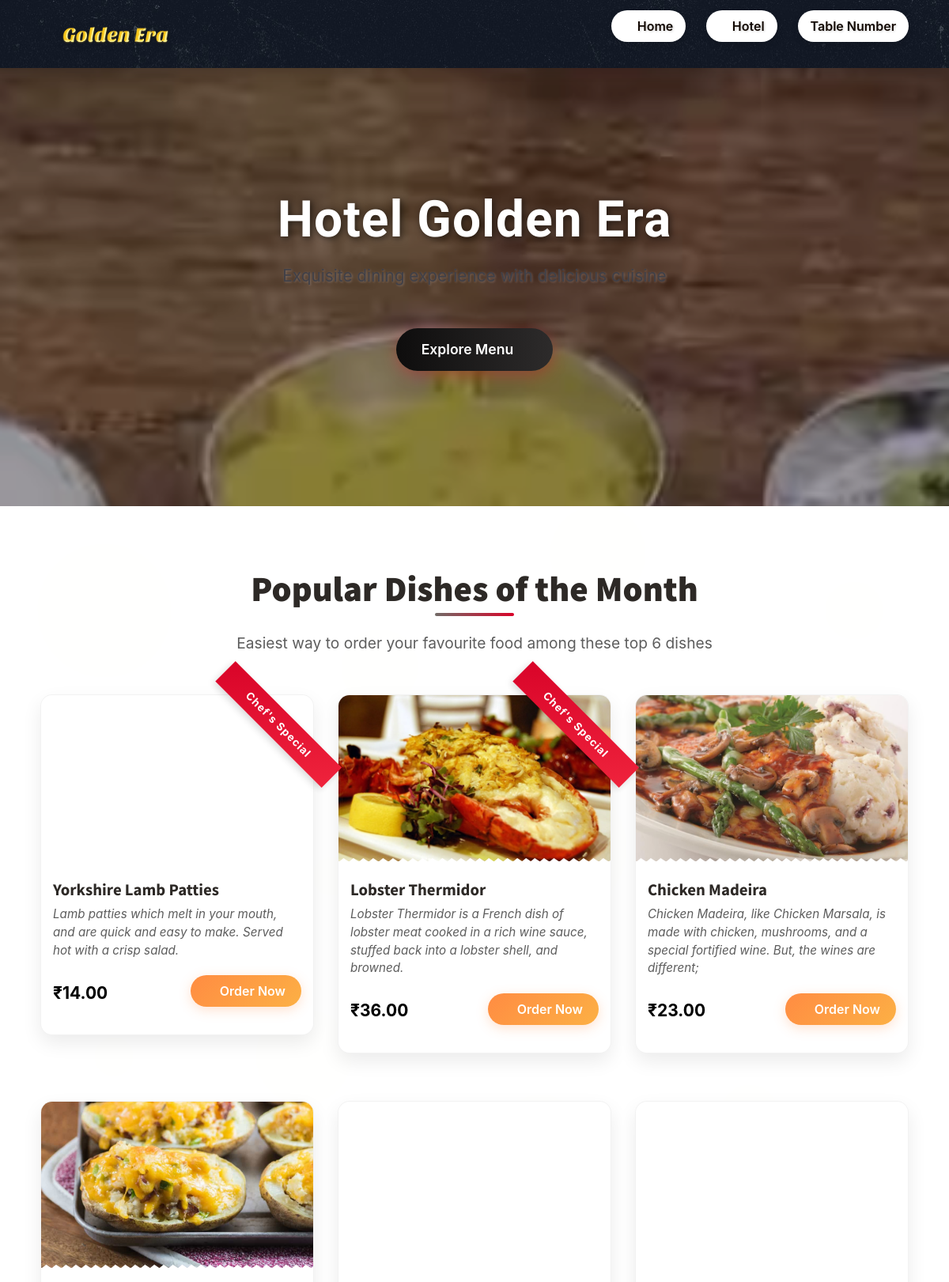
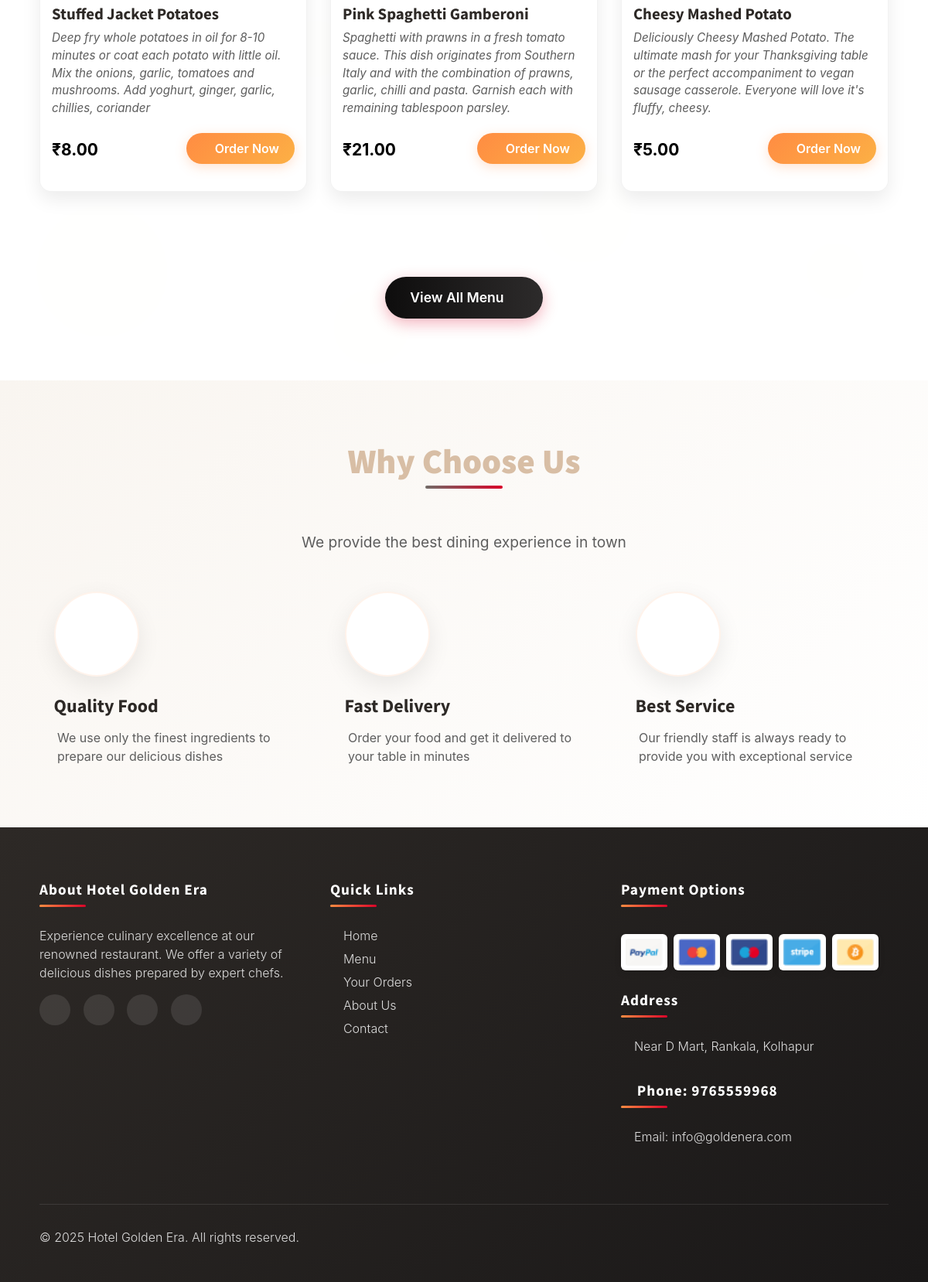
The page / on the database its author committed (2 pictures, top to bottom).
### tables this page shows
CREATE TABLE `dishes` (
  `d_id` int(222) NOT NULL,
  `rs_id` int(222) NOT NULL,
  `title` varchar(222) NOT NULL,
  `slogan` varchar(222) NOT NULL,
  `price` decimal(10,2) NOT NULL,
  `img` varchar(222) NOT NULL
);

### index.php (the view, shortened to what this page needs)
<!DOCTYPE html>
<html lang="en">
<?php
    include("connection/connect.php");
?>
<head>
    <link href="css/bootstrap.min.css" rel="stylesheet">
    <link href="css/font-awesome.min.css" rel="stylesheet">
    <link href="css/animsition.min.css" rel="stylesheet">
    <link href="css/animate.css" rel="stylesheet">
    <link href="css/style.css" rel="stylesheet">
</head>
<body class="home">
         <header id="header" class="header-scroll top-header headroom">
        <nav class="navbar navbar-dark">
            <div class="container">
                <a class="navbar-brand" href="index.php">
                    <img class="img-rounded" style="width:40%" src="images/gelogo2.png" alt="Hotel Golden Era">
                </a>
                <div class="collapse navbar-toggleable-md float-lg-right" id="mainNavbarCollapse">
                    <ul class="nav navbar-nav">
                        <li class="nav-item">
                            <a class="nav-link active" href="index1.php">
                                <i class="fa fa-home"></i> Home <span class="sr-only">(current)</span>
                            </a>
                        </li>
                        <li class="nav-item">
                            <a class="nav-link active" href="restaurants.php">
                                <i class="fa fa-cutlery"></i> Hotel<span class="sr-only"></span>
                            </a>
                        </li>
                        <?php
                            if(empty($_SESSION["t_id"]))
                                {
                                    echo '<li class="nav-item"><a href="table_no.php" class="nav-link active">Table Number</a> </li>';
                                }
                            else
                                {
                                        echo  '<li class="nav-item"><a href="your_orders.php" class="nav-link active">My Orders</a> </li>';
                                        echo  '<li class="nav-item"><a href="logout.php" class="nav-link active">Logout</a> </li>';
                                }
                            ?>
                    </ul>
                </div>
            </div>
        </nav>
    </header>
    <section class="hero bg-image" data-image-src="images/img/pimg.avif">
        <div class="hero-inner">
            <div class="container text-center hero-text font-white">
                <h1>Hotel Golden Era</h1>
                <p class="lead">Exquisite dining experience with delicious cuisine</p>
                <a href="#popular-dishes" class="cta-btn">Explore Menu <i class="fa fa-angle-down"></i></a>
            </div>
        </div>
    </section>
    <section id="popular-dishes" class="popular">
        <div class="container">
            <div class="title text-xs-center m-b-30">
                <h2>Popular Dishes of the Month</h2>
                <p class="lead">Easiest way to order your favourite food among these top 6 dishes</p>
            </div>
            <div class="row">
                <?php
                    $query_res = mysqli_query($db,"select * from dishes LIMIT 6");
                    $count = 0;
                    while($r = mysqli_fetch_array($query_res))
                    {
                        $count++;
                        $specialBadge = ($count <= 2) ? '<span class="special-badge">Chef\'s Special</span>' : '';
                        echo '<div class="col-xs-12 col-sm-6 col-md-4 food-item wow fadeInUp" data-wow-delay="0.'.$count.'s">
                            <div class="food-item-wrap">
                                '.$specialBadge.'
                                <div class="figure-wrap bg-image" data-image-src="admin/Res_img/dishes/'.$r['img'].'"></div>
                                <div class="content">
                                    <h5><a href="dishes.php?res_id='.$r['rs_id'].'">'.$r['title'].'</a></h5>
                                    <div class="product-name">'.$r['slogan'].'</div>
                                    <div class="price-btn-block">
                                        <span class="price">₹'.$r['price'].'</span>
                                        <a href="dishes.php?res_id='.$r['rs_id'].'" class="btn theme-btn-dash pull-right">
                                            <i class="fa fa-shopping-cart"></i> Order Now
                                        </a>
                                    </div>
                                </div>
                            </div>
                        </div>';
                    }
                ?>
            </div>
            <div class="text-xs-center m-t-30">
                <a href="dishes.php" class="cta-btn">View All Menu <i class="fa fa-long-arrow-right"></i></a>
            </div>
        </div>
    </section>
    <section class="how-it-works">
        <div class="container">
            <div class="title text-xs-center m-b-30">
                <h2>Why Choose Us</h2>
                <p class="lead">We provide the best dining experience in town</p>
            </div>
            <div class="row text-center">
                <div class="col-xs-12 col-sm-4 how-it-works-steps white-txt">
                    <div>
                        <div class="how-it-works-icon">
                            <i class="fa fa-cutlery" style="font-size: 50px; color: #ff4757;"></i>
                        </div>
                        <h3>Quality Food</h3>
                        <p>We use only the finest ingredients to prepare our delicious dishes</p>
                    </div>
                </div>
                <div class="col-xs-12 col-sm-4 how-it-works-steps white-txt">
                    <div>
                        <div class="how-it-works-icon">
                            <i class="fa fa-clock-o" style="font-size: 50px; color: #ff4757;"></i>
                        </div>
                        <h3>Fast Delivery</h3>
                        <p>Order your food and get it delivered to your table in minutes</p>
                    </div>
                </div>
                <div class="col-xs-12 col-sm-4 how-it-works-steps white-txt">
                    <div>
                        <div class="how-it-works-icon">
                            <i class="fa fa-thumbs-up" style="font-size: 50px; color: #ff4757;"></i>
                        </div>
                        <h3>Best Service</h3>
                        <p>Our friendly staff is always ready to provide you with exceptional service</p>
                    </div>
                </div>
            </div>
        </div>
    </section>
    <footer class="footer">
        <div class="container">
            <div class="row">
                <div class="col-xs-12 col-sm-4 about-company">
                    <h5>About Hotel Golden Era</h5>
                    <p>Experience culinary excellence at our renowned restaurant. We offer a variety of delicious dishes prepared by expert chefs.</p>
                    <div class="social-icons">
                        <a href="#"><i class="fa fa-facebook-square fa-lg"></i></a>
                        <a href="#"><i class="fa fa-twitter-square fa-lg"></i></a>
                        <a href="#"><i class="fa fa-instagram fa-lg"></i></a>
                        <a href="#"><i class="fa fa-google-plus-square fa-lg"></i></a>
                    </div>
                </div>
                <div class="col-xs-12 col-sm-4 quick-links">
                    <h5>Quick Links</h5>
                    <ul class="list-unstyled">
                        <li><a href="index1.php"><i class="fa fa-angle-right"></i> Home</a></li>
                        <li><a href="dishes.php"><i class="fa fa-angle-right"></i> Menu</a></li>
                        <li><a href="your_orders.php"><i class="fa fa-angle-right"></i> Your Orders</a></li>
                        <li><a href="#"><i class="fa fa-angle-right"></i> About Us</a></li>
                        <li><a href="#"><i class="fa fa-angle-right"></i> Contact</a></li>
                    </ul>
                </div>
                <div class="col-xs-12 col-sm-4">
                    <div class="row">
                        <div class="col-xs-12 payment-options color-gray">
                            <h5>Payment Options</h5>
                            <ul>
                                <li><a href="#"> <img src="images/paypal.png" alt="Paypal"> </a></li>
                                <li><a href="#"> <img src="images/mastercard.png" alt="Mastercard"> </a></li>
                                <li><a href="#"> <img src="images/maestro.png" alt="Maestro"> </a></li>
                                <li><a href="#"> <img src="images/stripe.png" alt="Stripe"> </a></li>
                                <li><a href="#"> <img src="images/bitcoin.png" alt="Bitcoin"> </a></li>
                            </ul>
                        </div>
                    </div>
                    <div class="row">
                        <div class="col-xs-12 address color-gray">
                            <h5>Address</h5>
                            <p><i class="fa fa-map-marker"></i> Near D Mart, Rankala, Kolhapur</p>
                            <h5><i class="fa fa-phone"></i> Phone: 9765559968</h5>
                            <p><i class="fa fa-envelope"></i> Email: info@goldenera.com</p>
                        </div>
                    </div>
                </div>
            </div>
            <div class="bottom-footer">
                <div class="row">
                    <div class="col-xs-12 text-center">
                        <p>&copy; <?php echo date('Y'); ?> Hotel Golden Era. All rights reserved.</p>
                    </div>
                </div>
            </div>
        </div>
    </footer>
</body>
</html>

### css/style.css (style rules this page uses)
body { background: rgba(252, 251, 249, 0.68); font-size: 16px; color: #4d4f56; font-weight: 400; overflow-x: hidden; }
.h1, .h2, .h3, .h4, .h5, .h6, h1, h2, h3, h4, h5, h6 { font-family: "Source Sans Pro", sans-serif; color: #25282b; }
a { color: #5c4ac7; }
.lead { font-size: 1.25rem; font-weight: 400; color: #404048; }
ul { list-style-type: none; padding: 0; }
.container { max-width: 1270px; width: 94%; }
.form-control-lg, .dropdown-menu, .btn, .btn-group-lg > .btn, .btn-lg, .img-rounded { border-radius: 2px; }
.btn { transition: all 0.4s; }
.theme-btn-dash { border: 2px dashed #5c4ac7; background-color: transparent; color: #5c4ac7; }
.m-b-30 { margin-bottom: 30px; }
.m-t-30 { margin-top: 30px; }
.font-white { color: #fff; }
#header { position: fixed; width: 100%; border: 0; z-index: 99; }
.navbar { background-image: url("../images/menu-bg.jpg"); padding: 0.95rem 1rem; border-radius: 0; }
.navbar-nav .nav-item { padding-left: 10px; }
.hero { padding-top: 12%; padding-bottom: 6%; text-align: center; position: relative; }
.hero h1 { font-family: "Give You Glory", cursive; color: #fff; font-size: 3.7em; font-weight: 700; }
.hero:before { content: ""; display: block; height: 100%; position: absolute; top: 0; left: 0; width: 100%; z-index: 1; background-color: rgba(7, 6, 29, 0.37); }
.hero .hero-inner { position: relative; z-index: 1; }
.popular { padding: 70px 0 90px; background-size: 100%; }
.food-item-wrap { border: 1px solid #eaebeb; border-radius: 2px; overflow: hidden; margin-bottom: 30px; background: #fafaf8; }
.food-item-wrap h5 a { color: #25282b; font-size: 21px; font-weight: 600; }
.food-item-wrap .price { font-size: 21px; font-weight: 700; color: #000; margin-top: 4px; display: inline-block; }
.food-item-wrap .product-name { margin-bottom: 20px; }
.food-item-wrap .content { padding: 25px 15px 35px; }
.food-item-wrap .figure-wrap { position: relative; height: 210px; }
.food-item-wrap .figure-wrap:after { position: absolute; bottom: -1px; left: 0; content: ""; background: url(../images/zig-zag.png); width: 100%; height: 5px; }
.how-it-works { background-image: url(../images/city.png), url(../images/pattern.png); background-repeat: repeat-x, repeat; background-position: bottom, center; padding: 90px 0; position: relative; }
.how-it-works .text-xs-center > h2 { color: #d8bea5; margin-bottom: 50px; }
.how-it-works-steps { position: relative; padding: 0 2.1rem; }
.how-it-works h3 { color: #fff; }
.how-it-works p { color: #9c9da5; }
footer { background: url(../images/pattern.png) center repeat; padding: 90px 0; z-index: 1; position: relative; }
.payment-options ul li { display: inline-block; margin-right: 8px; }
footer h5 { color: #fff; font-family: "Source Sans Pro", sans-serif; margin-bottom: 15px; }
footer p, footer, footer span { font-weight: 300; color: #9c9da5; }
footer ul li { margin-bottom: 6px; }
footer ul li a { color: #9c9da5; transition: all 0.3s; }
.address p { margin-bottom: 35px; }
footer li a { line-height: 20px; display: inline-block; }
.payment-options ul { margin-top: 10px; float: left; width: 100%; }

### rows shown on the page
dishes: shows "Chef", title "Yorkshire Lamb Patties", slogan "Lamb patties which melt in your mouth, and are quick and easy to make. Served hot with a crisp salad.", price "14.00"
dishes: shows "Chef", img (picture), title "Lobster Thermidor", slogan "Lobster Thermidor is a French dish of lobster meat cooked in a rich wine sauce, stuffed back into a lobster shell, and browned.", price "36.00"
dishes: img (picture), title "Chicken Madeira", slogan "Chicken Madeira, like Chicken Marsala, is made with chicken, mushrooms, and a special fortified wine. But, the wines are different;", price "23.00"
dishes: img (picture), title "Stuffed Jacket Potatoes", slogan "Deep fry whole potatoes in oil for 8-10 minutes or coat each potato with little oil. Mix the onions, garlic, tomatoes and mushrooms. Add yoghurt, ginger, garlic, chillies, coriander", price "8.00"
dishes: title "Pink Spaghetti Gamberoni", slogan "Spaghetti with prawns in a fresh tomato sauce. This dish originates from Southern Italy and with the combination of prawns, garlic, chilli and pasta. Garnish each with remaining tablespoon parsley.", price "21.00"
dishes: title "Cheesy Mashed Potato", slogan "Deliciously Cheesy Mashed Potato. The ultimate mash for your Thanksgiving table or the perfect accompaniment to vegan sausage casserole. Everyone will love it's fluffy, cheesy.", price "5.00"
